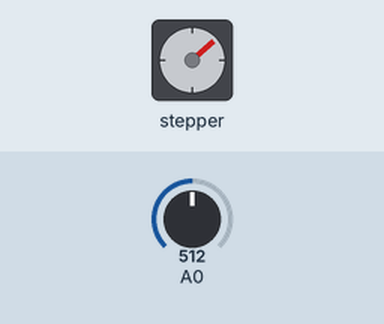
This sketch was run on a simulated ESP8266 (NodeMCU). Shown: stepper motor. The test bench sets the inputs (shaded band); at power-on: A0 = 512. Stepper angles assume 2048 steps per turn.

Above: at 1.4 s.
1.5 s: A0 set to 716
At 1.71 s:
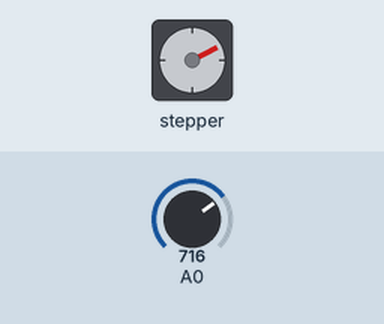
4.5 s: A0 set to 10
At 5.1 s:
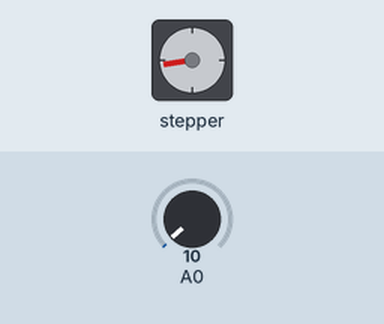
7.5 s: A0 set to 122
At 8.25 s:
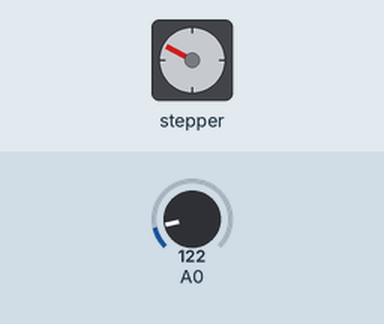
Timing chart, 0 to 19.5 s (numbered marks = the images above; inputs shaded):
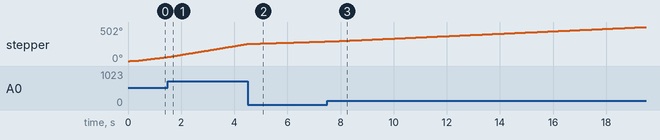

The sketch:

sketch.ino
```cpp
#include <Stepper.h>

#define DEBUG 0 // Set to 0 to disable debug prints

#if DEBUG
#define DEBUG_PRINT(x) Serial.print(x)
#define DEBUG_PRINTLN(x) Serial.println(x)
#define SERIAL_BEGIN() Serial.begin(9600)
#else
#define DEBUG_PRINT(x)
#define DEBUG_PRINTLN(x)
#define SERIAL_BEGIN()
#endif

#define STEPS 2048

Stepper stepper(STEPS, D10, D8, D9, D7);

const int minSpeed = 2;
const int maxSpeed = 15;
const int stepsPerUpdate = STEPS / 100;

const int lowThreshold = 20;
const int highThreshold = 1023;

const int numReadings = 10;

void setup()
{
  SERIAL_BEGIN();
  DEBUG_PRINTLN("Stepper Motor Control Started");

  stepper.setSpeed(minSpeed);
  stepper.step(stepsPerUpdate);
}

void loop()
{
  static unsigned long lastReadTime = 0;
  const unsigned long readInterval = 50; // milliseconds

  if ((millis() - lastReadTime) > readInterval)
  {
    lastReadTime = millis();

    long sum = 0;

    for (int i = 0; i < numReadings; i++)
    {
      sum += analogRead(A0);
    }

    int sensorValue = sum / numReadings;

    sensorValue = constrain(sensorValue, 0, 1023);

    int motorSpeed = map(sensorValue, lowThreshold, highThreshold, minSpeed, maxSpeed);
    motorSpeed = constrain(motorSpeed, minSpeed, maxSpeed);

    stepper.setSpeed(motorSpeed);

    DEBUG_PRINT("Potentiometer Value: ");
    DEBUG_PRINT(sensorValue);
    DEBUG_PRINT(" | Motor Speed: ");
    DEBUG_PRINTLN(motorSpeed);

    stepper.step(stepsPerUpdate);
  }
}
```
